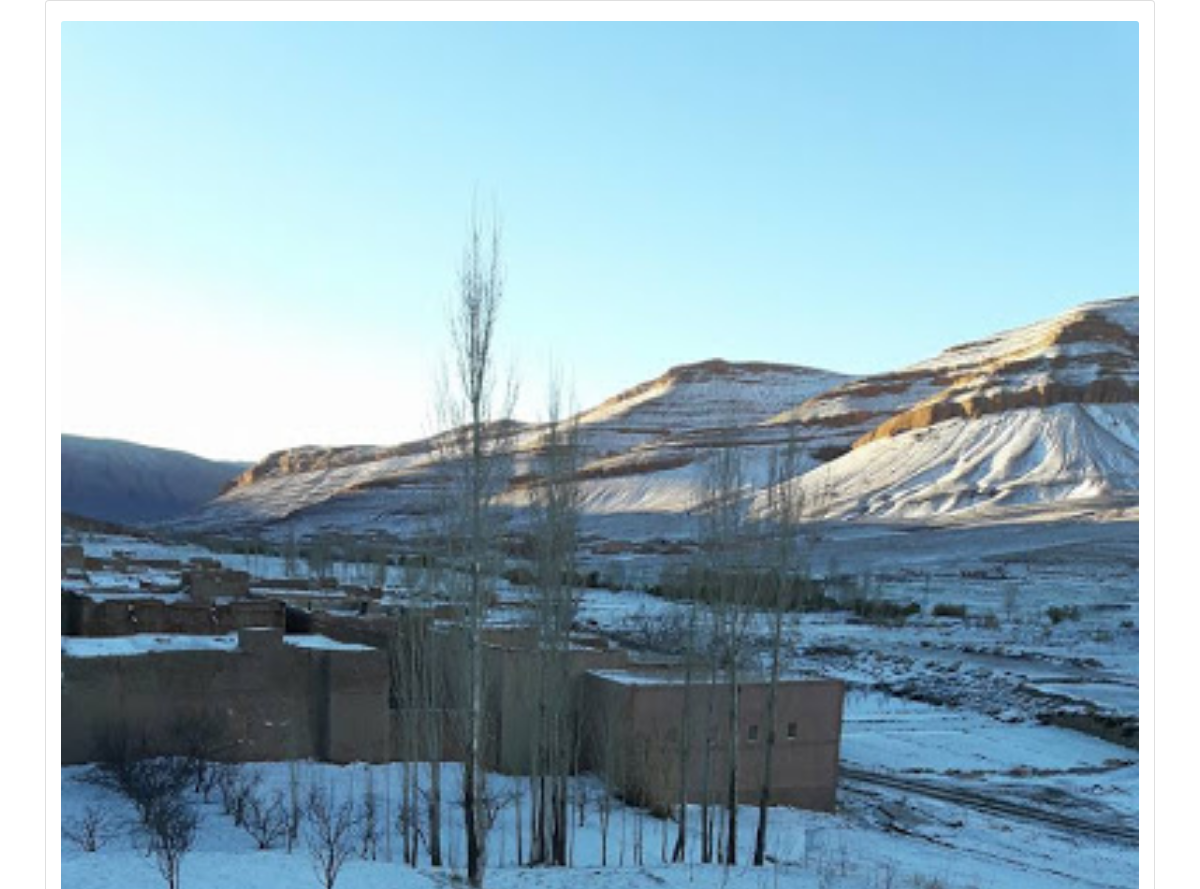
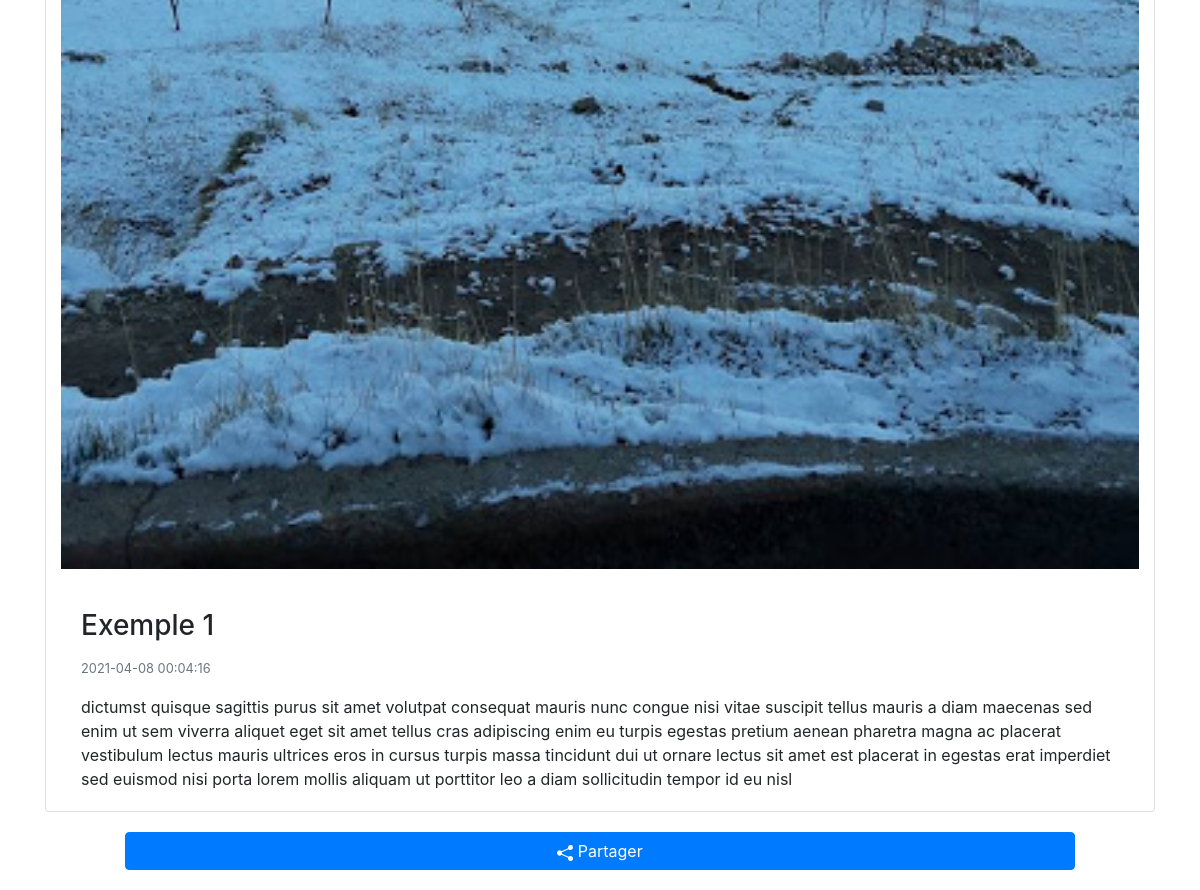
Page /consult.php?id=2 (signed in) on the committed database (2 pictures, top to bottom).
### tables this page shows
CREATE TABLE `advertisements` (
  `id` int(11) NOT NULL,
  `title` text NOT NULL,
  `photo` varchar(255) NOT NULL,
  `Description` text NOT NULL,
  `nb_Donation` double NOT NULL DEFAULT 0,
  `date` datetime NOT NULL,
  `id_organisaton` int(11) NOT NULL
);

### classes/Database.php (called while the page is built, shortened)
<?php
class Database
{
    private $pdo;
    public function __construct($login, $password, $database_name, $host = 'localhost')
    {
        $this->pdo = new PDO("mysql:dbname=$database_name;host=$host", $login, $password);
        $this->pdo->setAttribute(PDO::ATTR_ERRMODE, PDO::ERRMODE_EXCEPTION);
        $this->pdo->setAttribute(PDO::ATTR_DEFAULT_FETCH_MODE, PDO::FETCH_OBJ);
    }
    public function query($query, array $params)
    {
        if (sizeof($params) != 0) {
            $req = $this->pdo->prepare($query);
            $req->execute($params);
        } else {
            $req = $this->pdo->query($query);
        }
        return $req;
    }
}

### classes/App.php (called while the page is built, shortened)
<?php
class App
{
    static $db = null;
    public static function getDatabase()
    {
        if (!self::$db) {
            self::$db = new Database('root', '', 'weshare');
        }
        return self::$db;
    }
}

### consult.php (the view, shortened to what this page needs)
<?php
$db = App::getDatabase();
$ads = $db->query('SELECT * FROM advertisements  WHERE id = ?', [$_GET['id']])->fetch();
?>
<!DOCTYPE html>
<html lang="en">
    <head>
        <link rel="stylesheet" href="https://stackpath.bootstrapcdn.com/bootstrap/5.0.0-alpha2/css/bootstrap.min.css">
        <link rel="stylesheet" href="https://maxcdn.bootstrapcdn.com/bootstrap/4.5.2/css/bootstrap.min.css">
        <link rel="stylesheet" href="https://cdnjs.cloudflare.com/ajax/libs/font-awesome/5.15.2/css/all.min.css" />
    </head>
<body>
    <div class="container">
        <div class="card mb-3  container">
            <img  style="margin: 20px 0px;"  src="<?php echo $ads->photo; ?>" class="img card-img-top" alt="...">
            <div class="card-body">
            <h3 class="card-title"><?php echo $ads->title; ?></h3>
            <p class="card-text"><small class="text-muted"><?php echo $ads->date; ?></small></p>
            <p class="card-text">
            <?php echo $ads->Description; ?>
            </p>
            </div>
        </div>
        <div style="margin: 20px 80px;">
                 <button type="button" data-toggle="modal" data-target="#myModal" class="btn btn-primary btn-block">
                    <svg xmlns="http://www.w3.org/2000/svg" width="16" height="16" fill="currentColor" class="bi bi-share-fill" viewBox="0 0 16 16">
                    <path d="M11 2.5a2.5 2.5 0 1 1 .603 1.628l-6.718 3.12a2.499 2.499 0 0 1 0 1.504l6.718 3.12a2.5 2.5 0 1 1-.488.876l-6.718-3.12a2.5 2.5 0 1 1 0-3.256l6.718-3.12A2.5 2.5 0 0 1 11 2.5z"/>
                    </svg>
                    Partager
                </button>
        </div>
</div>
</body>
</html>

### rows in the picture
advertisements: photo (picture), title "Exemple 1", date "2021-04-08 00:04:16", Description "dictumst quisque sagittis purus sit amet volutpat consequat mauris nunc congue nisi vitae suscipit tellus mauris a diam maecenas sed enim ut sem viverra aliquet eget sit amet tellus cras adipiscing enim eu turpis egestas pretium aenean pharetra magna ac placerat vestibulum lectus mauris ultrices eros in cursus turpis massa tincidunt dui ut ornare lectus sit amet est placerat in egestas erat imperdiet sed euismod nisi porta lorem mollis aliquam ut porttitor leo a diam sollicitudin tempor id eu nisl"
